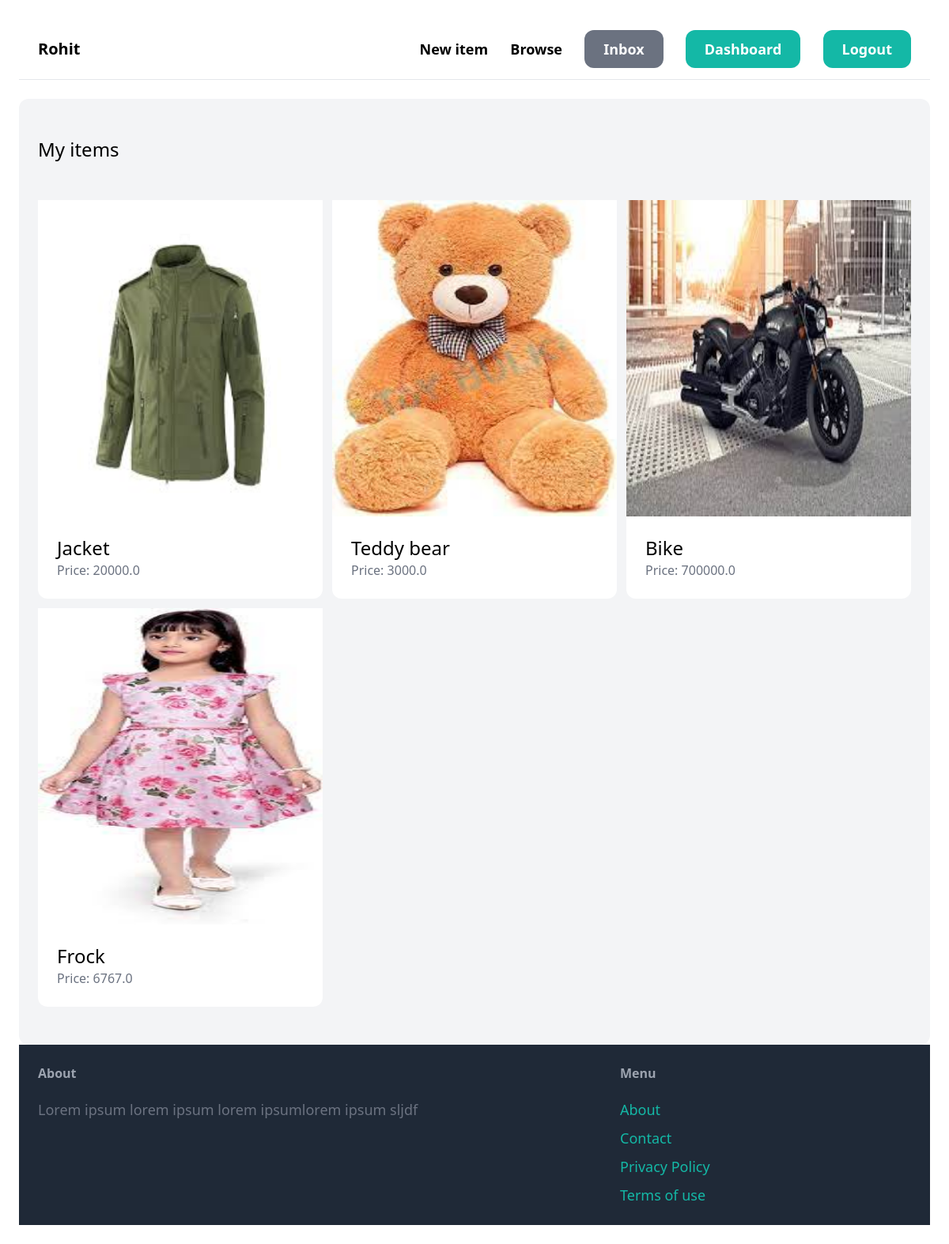
The page /dashboard/ (signed in) on the database its author committed.
### item/models.py (models this page shows, shortened)
class Item(models.Model):
    category = models.ForeignKey(Category, related_name = 'items', on_delete=models.CASCADE)
    name = models.CharField(max_length=255)
    description = models.TextField(blank=True, null=True)
    price = models.FloatField()
    image = models.ImageField(upload_to='items_images', blank=True, null=True)
    is_sold = models.BooleanField(default=False)
    created_by = models.ForeignKey(User, related_name='items', on_delete=models.CASCADE)
    created_at = models.DateTimeField(auto_now_add=True)

### dashboard/views.py (the view)
# urls.py: path('',views.index, name='index'),
@login_required
def index(request):
    items = Item.objects.filter(created_by = request.user)
    return render(request, 'dashboard/index.html',{
        "itemss" : items,
    })

### dashboard/templates/dashboard/index.html (shortened to what this page needs)
{% extends 'core/base.html' %}
{% block content %}
    <div class="mt-6 px-6 py-12 bg-gray-100 rounded-xl">
        <h2 class="mb-12 text-2xl text-centre">My items</h2>
        <div class = "grid grid-cols-3 gap-3">
            {% for i in itemss %}
                <div>
                    <a href="{% url 'item:detail' i.id %}">
                        <div>
                            <img src="{{ i.image.url}}" style = "width:400px; height:400px"></img>
                        </div>
                        <div class="p-6 bg-white rounded-b-xl">
                            <h2 class="text-2xl">{{i.name}}</h2>
                            <p class="text-gray-500">Price: {{i.price}}</p>
                        </div>
                    </a>
                </div>
            {% endfor %}
        </div>
    </div>
{% endblock %}

### rows shown on the page
Item: image (picture), name "Jacket", price "20000.0"
Item: image (picture), name "Teddy bear", price "3000.0"
Item: image (picture), name "Bike", price "700000.0"
Item: image (picture), name "Frock", price "6767.0"
